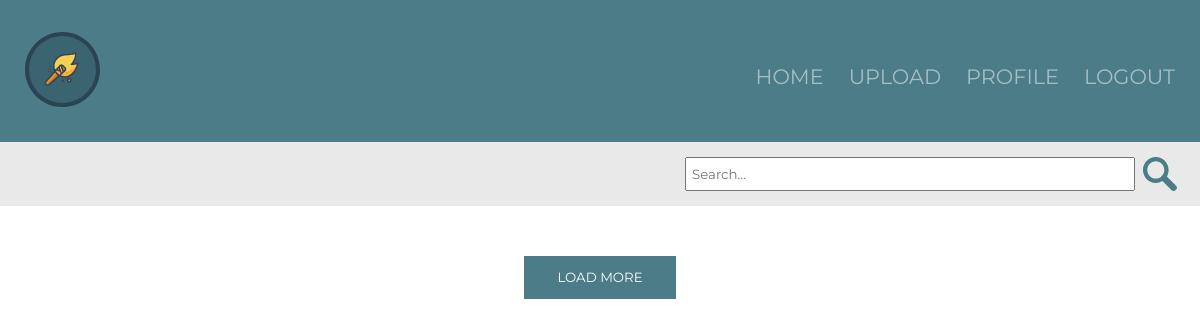
/index.php (signed in), run on an earlier commit of the app's database.
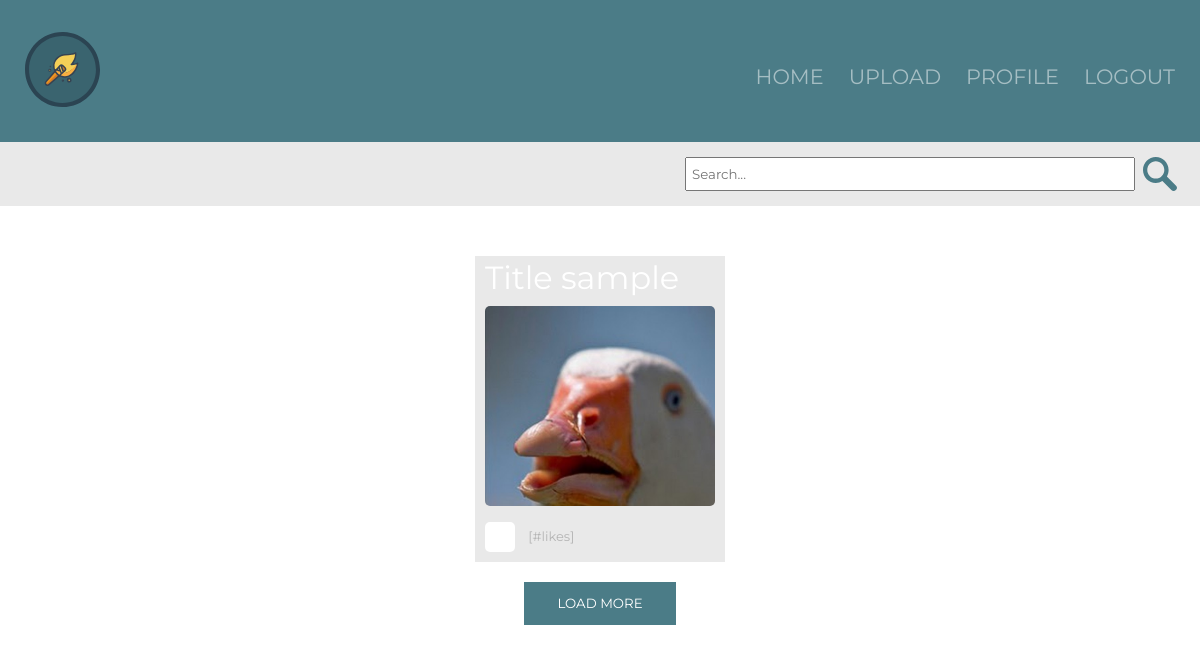
And on a later commit of the database.
### tables this page shows
CREATE TABLE `posts` (
  `id` int(11) NOT NULL,
  `userId` int(11) NOT NULL,
  `title` varchar(200) NOT NULL,
  `image` varchar(200) NOT NULL,
  `description` varchar(200) NOT NULL,
  `link` varchar(200) NOT NULL
);

### index.php (the view, shortened to what this page needs)
<?php
    try{
        $connection = new PDO('mysql:host=localhost; dbname=IMDterest', 'root', '');
        if(isset($_POST['search'])) {
            $searchq = $_POST['search'];
            $searchq = preg_replace("#[^0-9a-z]#i", "", $searchq);
            $statement = $connection->prepare("SELECT * FROM posts WHERE title LIKE :keywords OR description LIKE :keywords limit 0,20");
            $statement->bindValue(':keywords', '%' . $searchq . '%');
            $statement->execute();
        } else {
            $statement = $connection->prepare("select * from posts order by id DESC limit 0,20");
            $statement->execute();
        }
    }catch(Exception $e) {
        echo $e->getMessage();
    }
?>
<!DOCTYPE html>
<html lang="en">
<head>
    <link rel="stylesheet" href="css/reset.css">
    <link rel="stylesheet" href="css/nav.css">
    <link rel="stylesheet" href="css/style.css">
    <link rel="stylesheet" href="css/search.css">
</head>
<body>
<div id="navigatie">
    <img src="images/spark_logo.svg" alt="spark_logo">
    <nav>
        <a href="index.php">Home</a>
        <a href="upload.php">Upload</a>
        <a href="profile.php">Profile</a>
        <a href="logout.php">Logout</a>
    </nav>
</div>
<div id="search_bar_style">
    <form action="index.php" method="post" id="search_bar">
        <input type="text" name="search" id="search" placeholder="Search..." />
        <button type="submit" id="search_bar_button"></button>
    </form>
</div>
<div id="container">
    <div id="items" class="item_layout">
        <?php $results = $statement->fetchAll(PDO::FETCH_ASSOC);
        foreach( $results as $key => $p ){
            if(!empty($p['link'])){
                $html = file_get_html($p['link']);
                $pagetitle = $html->find('title', 0);
                $image = $html->find('img', 0);
                echo "<div id='item' class='item'>
                    <h1>" . $p['title'] . "</h1>
                   <a href='" . $p['link'] . "'>" .
                    $pagetitle->plaintext
                    . "</a>
                       <a href='post.php?postid='" . $p['id'] . "'>
                           <div class='post_img'>
                           <img src='
                                " .
                    $image->src
                    . "'
                                alt='
                                " .
                    $pagetitle->plaintext
                    . "'
                           >
                       </div>
                   </a>
                   <div class='like'>
                           <button class='unliked'></button>
                           <p>[#likes]</p>
                       </div>
                   </div>";
            } elseif(empty($p['link'])) {
                echo "<div id='item' class='item'>
                       <h1>" . $p['title'] . "</h1>
                       <a href='post.php?postid=" . $p['id'] . "'>
                           <div class='post_img'>
                               <img src='" . $p['image'] . "' alt='" . $p['title'] . "'>
                           </div>
                       </a>
                       <div class='like'>
                           <button class='unliked'></button>
                           <p>[#likes]</p>
                       </div>
                   </div>";
            }
        }
        ?>
    </div>
    <button type='submit' name='more' id='more'>Load more</button>
</div>
</body>
</html>

### css/nav.css (style rules this page uses)
#navigatie { background-color: #4b7c87; padding: 2em 0 0 0; padding-bottom: 2em; }
#navigatie img { width: 10%; margin-left: 45%; margin-right: 45%; margin-bottom: 10px; }
nav { display: flex; justify-content: center; width: 100%; font-size: 1em; }
nav a { margin-left: 10px; margin-right: 10px; }
nav a:link, nav a:visited, nav a:hover, nav a:active { color: white; text-decoration: none; text-transform: uppercase; opacity: 0.5; }
@media only screen and (min-width: 690px) { nav { float: right; justify-content: flex-end; width: 85%; font-size: 1.3em; margin-top: 35px; } }
@media only screen and (min-width: 690px) { nav a { margin-left: 0; margin-right: 25px; } }
@media only screen and (min-width: 690px) { #navigatie img { width: 75px; margin-left: 25px; margin-right: 0; margin-bottom: 0; } }

### css/style.css (style rules this page uses)
* { box-sizing: border-box; font-family: 'Montserrat', sans-serif; }
body { font-family: 'Montserrat', sans-serif; color: #201D1E; box-sizing: border-box; }
#container { width: 80%; margin: auto; margin-top: 50px; margin-bottom: 50px; line-height: 24px; height: 200px; }
@media only screen and (min-width: 1200px) { #container { width: 1100px; } }
h1,h2,p { color: white; }
h1 { font-size: 2em; padding-bottom: 0.5em; }
.form label,input, button, p { display: block; }
button { background-color: #4b7c87; border: 0; padding: 1em 2.5em; margin: 2em 0; text-transform: uppercase; color: white; }
.item_layout { display: flex; flex-direction: column; }
.item { background-color: #e9e9e9; margin: auto; padding-left: 10px; padding-right: 10px; padding-top: 10px; padding-bottom: 10px; margin-bottom: 15px; min-width: 250px; max-width: 250px; min-height: 250px; max-height: 250px; }
.item img { min-width: 300px; max-width: 300px; }
.post_img { width: 230px; border-radius: 5px; max-height: 200px; overflow: hidden; }
.like { display: flex; flex-direction: row; margin-top: 1em; }
p { margin-top: 0.5em; color: #9da5b6; }
.like { line-height: 1em; }
.like p, .user p { color: #b4b4b4; font-size: small; }
.like button { margin: 0; margin-right: 1em; width: 30px; height: 30px; padding:0; background-position: center; background-size: 20px; background-repeat: no-repeat; background-color: white; border-radius: 5px; }
.unliked { background-image: url("http://www.clker.com/cliparts/d/v/C/j/y/1/grey-heart-hi.png"); }
.item { max-height: 500px; }
@media only screen and (min-width: 690px) { .item_layout { flex-flow: row wrap; } }
@media only screen and (min-width: 690px) { .item { margin-bottom: 20px; } }
#more { margin: auto; }

### css/search.css (style rules this page uses)
#search_bar_style { padding-top: 15px; padding-bottom: 15px; padding-left: 15px; padding-right: 15px; background-color: #e9e9e9; }
#search_bar { display: flex; }
#search_bar input { padding-left: 5px; padding-top: 7px; padding-bottom: 7px; }
#search_bar #search { width: 90%; }
#search_bar #search_bar_button { width: 50px; margin: 0 0; padding: 0 0; border: 0; background-image: url("../images/search.svg"); background-repeat: no-repeat; background-position: center; background-color: #e9e9e9; }
@media only screen and (min-width: 690px) { #search_bar { width: 500px; margin-left: auto; } }

### index.php (style rules this page uses)
.post_img { width: 230px; border-radius: 5px; max-height: 200px; overflow: hidden; }
img { width: 230px; }
.like { display: flex; flex-direction: row; margin-top: 1em; }
p { margin-top: 0.5em; color: #9da5b6; }
.like { line-height: 1em; }
.like p, .user p { color: #b4b4b4; font-size: small; }
.like button { margin: 0; margin-right: 1em; width: 30px; height: 30px; padding:0; background-position: center; background-size: 20px; background-repeat: no-repeat; background-color: white; border-radius: 5px; }
.unliked { background-image: url("http://www.clker.com/cliparts/d/v/C/j/y/1/grey-heart-hi.png"); }
.item { max-height: 500px; }

What changed in the data, as far as the page shows it:
added posts: title "Title sample", image (picture)
